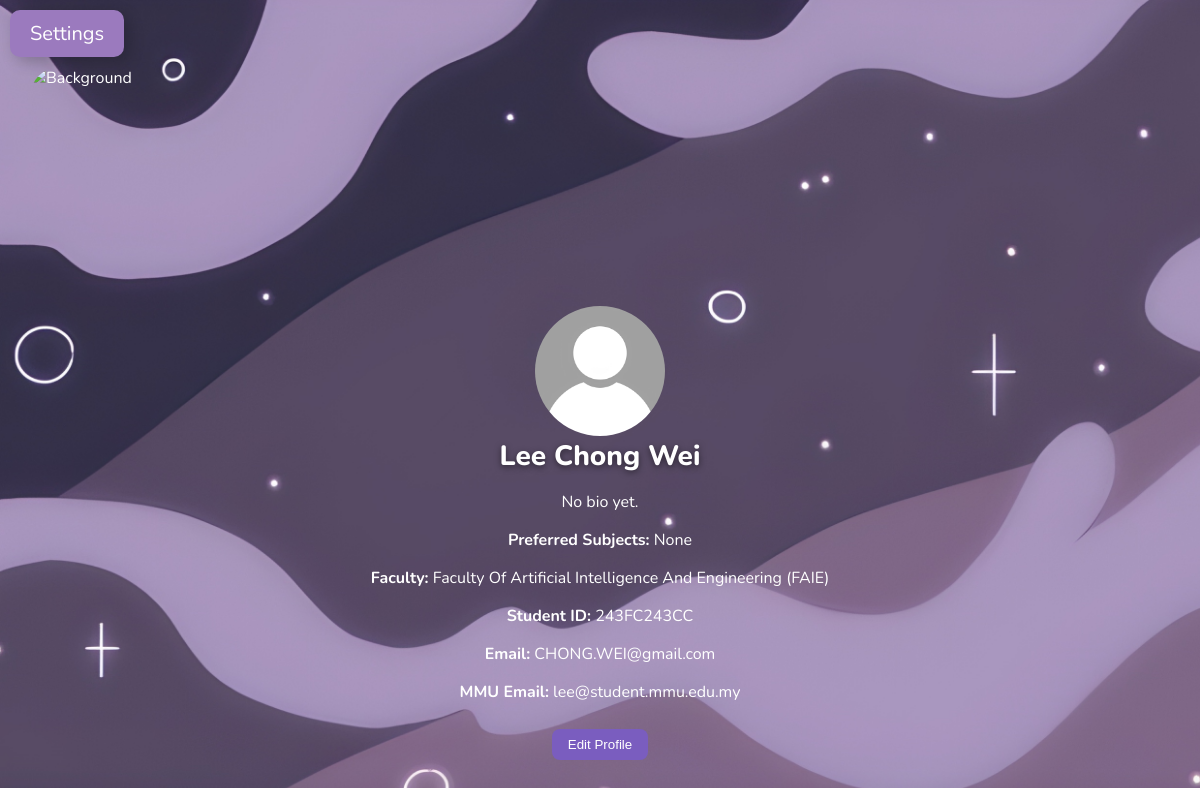
Screenshot of /display_profile/5 (signed in) with the database file from the repository.
### app.py (models this page shows)
class User(db.Model):
    id = db.Column(db.Integer, primary_key=True)
    username = db.Column(db.String(100), unique=True, nullable=False)
    password = db.Column(db.String(300), nullable=False)
    faculty = db.Column(db.String(100), nullable=False)
    student_id = db.Column(db.String(100), unique=True, nullable=False)
    user_email = db.Column(db.String(100), unique=True, nullable=False)
    mmu_email = db.Column(db.String(100), unique=True, nullable=True)
    bio = db.Column(db.Text, nullable=True)
    avatar = db.Column(db.String(300), nullable=True)
    background = db.Column(db.String(300), nullable=True)
    preferred_subjects = db.Column(db.String(100), nullable=True)
    verified = db.Column(db.Boolean, default=False)
    status = db.Column(db.String(20), default='active')
    created_at = db.Column(db.DateTime, default=datetime.utcnow)
    admin = db.Column(db.Boolean, default=False)
    mmu_email_updated_at = db.Column(db.DateTime, nullable=True)

### app.py (the view)
@app.route("/display_profile/<int:user_id>")
def display_profile(user_id):
    if "user_id" not in session:
        return redirect(url_for("login", next=request.url))
    user = User.query.get(user_id)
    if not user:
        return "User not found", 404
    avatar = user.avatar or "img/default_avatar.jpg"
    background = user.background or "default_bg.jpg"
    bio = user.bio or ""
    return render_template("display_profile.html",
                           user=user,
                           avatar=avatar,
                           background=background,
                           bio=bio)

### templates/display_profile.html (shortened to what this page needs)
<!DOCTYPE html>
<html>
<head>
    <link rel="stylesheet" href="{{ url_for('static', filename='Style.css') }}">
</head>
<body>
    <label for="menu-toggle" class="openbtn">Settings</label>
    <div class="profile-cover">
        <img src="{{ url_for('static', filename=background) }}" alt="Background" class="profile-background">
        <div class="profile-avatar">
            <img src="{{ url_for('static', filename=avatar) }}" alt="Avatar">
        </div>
    </div>
    <div class="profile-info">
        <h1>{{ user.username }}</h1>
        <p class="profile-bio">{{ bio or 'No bio yet.' }}</p>
        <p><strong>Preferred Subjects:</strong>
            {% if user.preferred_subjects %}
                {{ user.preferred_subjects }}
            {% else %}
                None
            {% endif %}
        </p>
        <p><strong>Faculty:</strong> {{ user.faculty }}</p>
        <p><strong>Student ID:</strong> {{ user.student_id }}</p>
        <p><strong>Email:</strong> {{ user.user_email }}</p>
        <p><strong>MMU Email:</strong> {{ user.mmu_email or 'Not provided' }}</p>
        {% if session['user_id'] == user.id %}
            <div class="edit-profile-btn">
                <a href="{{ url_for('edit_profile', user_id=user.id) }}">
                    <button type="button">Edit Profile</button>
                </a>
            </div>
        {% endif %}
    </div>
</body>
</html>

### static/Style.css (style rules this page uses)
body { font-family: 'Nunito', sans-serif; color: #ffffff; background: #f4f6f8; background-image: url("img/home background.jpg"); background-size: cover; background-repeat: no-repeat; background-position: center center; min-height: 100vh; margin: 0; padding: 0; }
html, body, * { cursor: url("img/cursor.png") 0 0, auto !important; }
a, button, input, select, textarea { cursor: url("img/cursor.png") 0 0, auto !important; }
body { margin: 0; font-family: 'Nunito', sans-serif; }
.openbtn { font-size: 20px; cursor: pointer; background-color: #9b7abe; color: white; padding: 10px 20px; border: none; display: inline-block; margin: 10px; border-radius: 10px; box-shadow: 5px 5px 15px rgba(0,0,0,0.2); }
.profile-cover { width: 100%; height: 300px; position: relative; overflow: visible; }
.profile-background { width: 95%; height: 100%; object-fit: cover; position: absolute; top: 0; left: 0; border-radius: 30px; left: 50%; transform: translateX(-50%); }
.profile-avatar { position: absolute; bottom: -75px; left: 50%; transform: translateX(-50%); z-index: 10; }
.profile-avatar img { width: 130px; height: 130px; border-radius: 50%; object-fit: cover; cursor: pointer; transition: transform 0.2s; }
.profile-info { margin-top: 40px; text-align: center; padding: 20px; border-radius: 12px; max-height: 400px; overflow-y: auto; }
.profile-info h1 { margin: 10px 0; font-size: 28px; font-weight: 800; color: #fff; text-shadow: 0 2px 6px rgba(0,0,0,0.5); }
.profile-info button { margin-top: 10px; padding: 8px 16px; border-radius: 8px; border: none; background-color:#7a5dbf; color: white; cursor: pointer; }

### rows the page displays
User: username "Lee Chong Wei", faculty "Faculty Of Artificial Intelligence And Engineering (FAIE)", student_id "243FC243CC", user_email "CHONG.WEI@gmail.com", mmu_email "lee@student.mmu.edu.my"

### other values shown
{{ bio or 'No bio yet.' }} "No bio yet."
